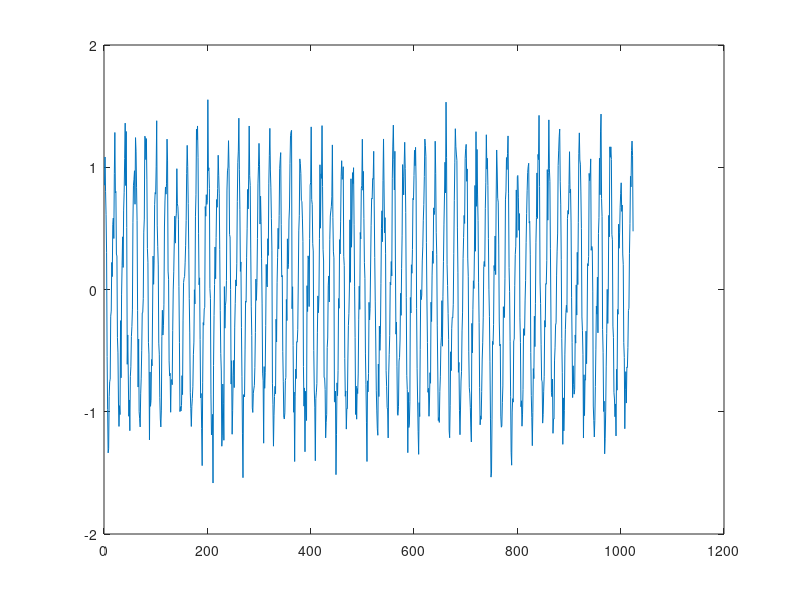

MATLAB code for this plot: (Note: this script raises an error after producing the figure.)
function HWTest

N=1024;
p=20;
w=randn(N,1);

for n=1:N
    x(n)=cos(0.1*pi*n)+0.2*sin(0.2*pi*n)+0.2*w(n);
end
plot(x);
[a,g]=ardirect(x,p);
b=roots(a)
s=compute_spectrum(b,g);
plot(s);